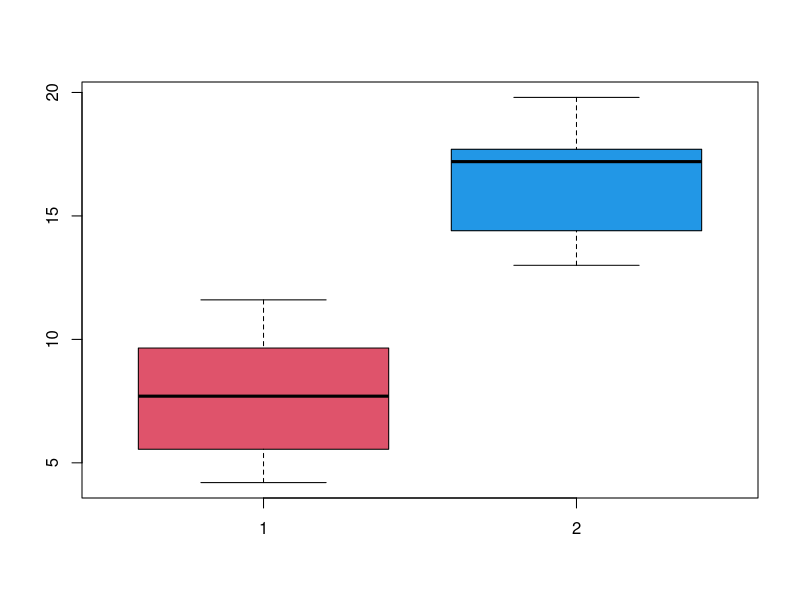

The R source for this figure:
# Roczne koszty utrzymania w 15 losowo wybranych publicznych koled»ach i w 10 prywatnych s¡ nast¦puj¡ce
# ( w ty±. dolarów)
# pub = c(4.2, 6.1, 4.9, 8.5, 4.6, 9.1, 7.7, 6.5, 6.2, 10.2, 11.6, 10.4, 5.0, 10.4, 8.1)
# priv = c(13.0, 18.8, 13.2, 14.4, 17.7, 17.7, 17.6, 19.8, 16.8, 16.1)
# Zwerykowa¢ hipotez¦ H0, »e ±redni roczny koszt utrzymania w prywatnym koled»u jest wi¦kszy o co najmniej
# 10 tys. dolarów od ±redniego rocznego kosztu utrzymania w publicznym koled»u.

pub <- c(4.2, 6.1, 4.9, 8.5, 4.6, 9.1, 7.7, 6.5, 6.2, 10.2, 11.6, 10.4, 5.0, 10.4, 8.1)
priv <- c(13.0, 18.8, 13.2, 14.4, 17.7, 17.7, 17.6, 19.8, 16.8, 16.1)

boxplot(pub, priv, col = c(2, 4))

summary(pub)
summary(priv)

# test normalności
shapiro.test(pub)
shapiro.test(priv)
# próby pochodzą z rozkładu normalnego

# równość wariancji
var.test(pub, priv)
# p-val > 0.05 : wariancje są równe

# H0: mu_priv == mu_pub + 10 <==> (mu_priv - mu_pub == 10)
# H1: mu_priv != mu_pub + 10
t.test(priv, pub, mu = 10, var.equal = TRUE)
# p-val > 0.05 : przyjmujemy H0

# H0: mu_priv == mu_pub + 10 <==> (mu_priv - mu_pub == 10)
# H1: mu_priv < mu_pub + 10
t.test(priv, pub, mu = 10, var.equal = TRUE, alternative = "less")
# p-val > 0.05 : przyjmujemy H0

# NOTE:
# różnica w średnich o wartość
# t.test z mu
